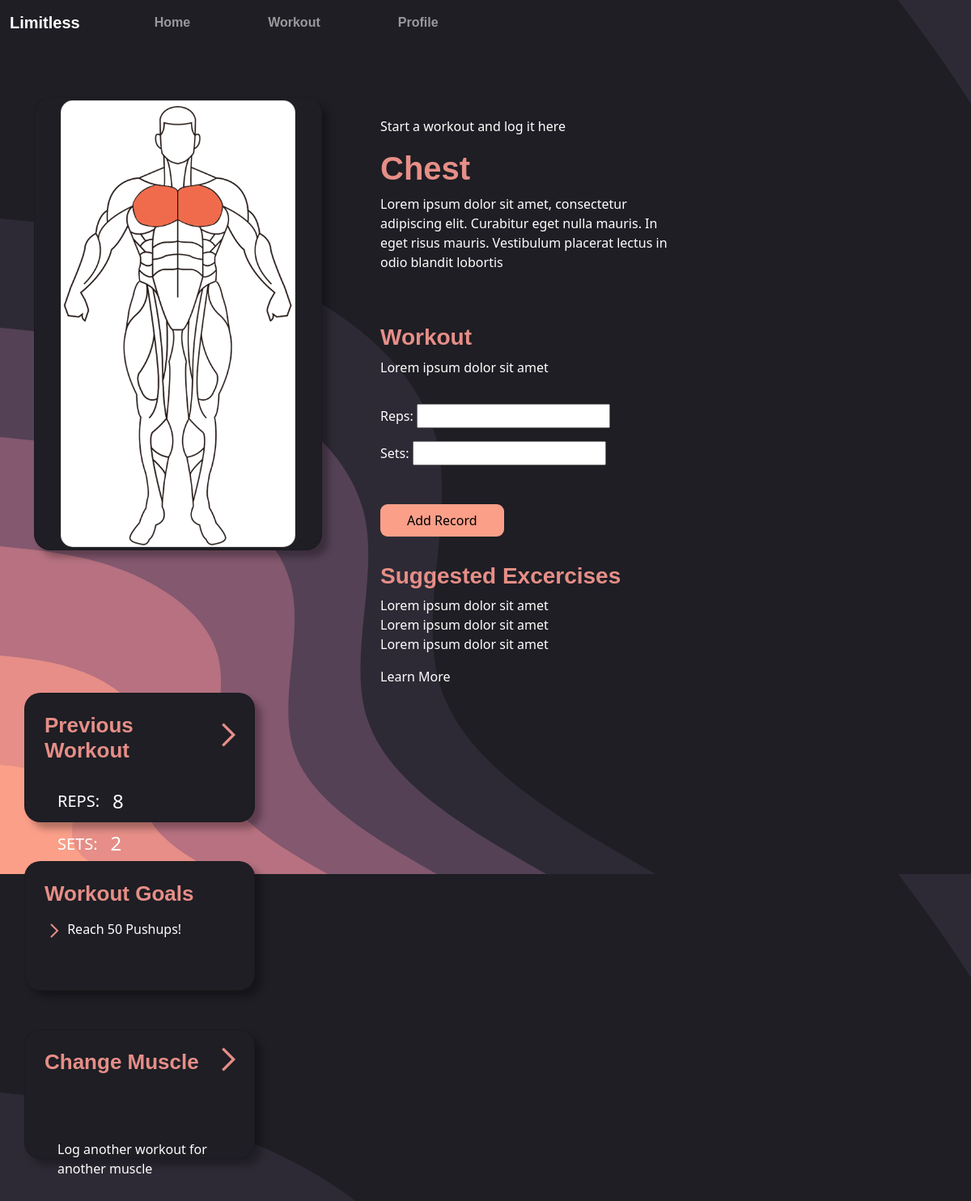
Page /workout/chest/chest/ (signed in) on the earlier database version.
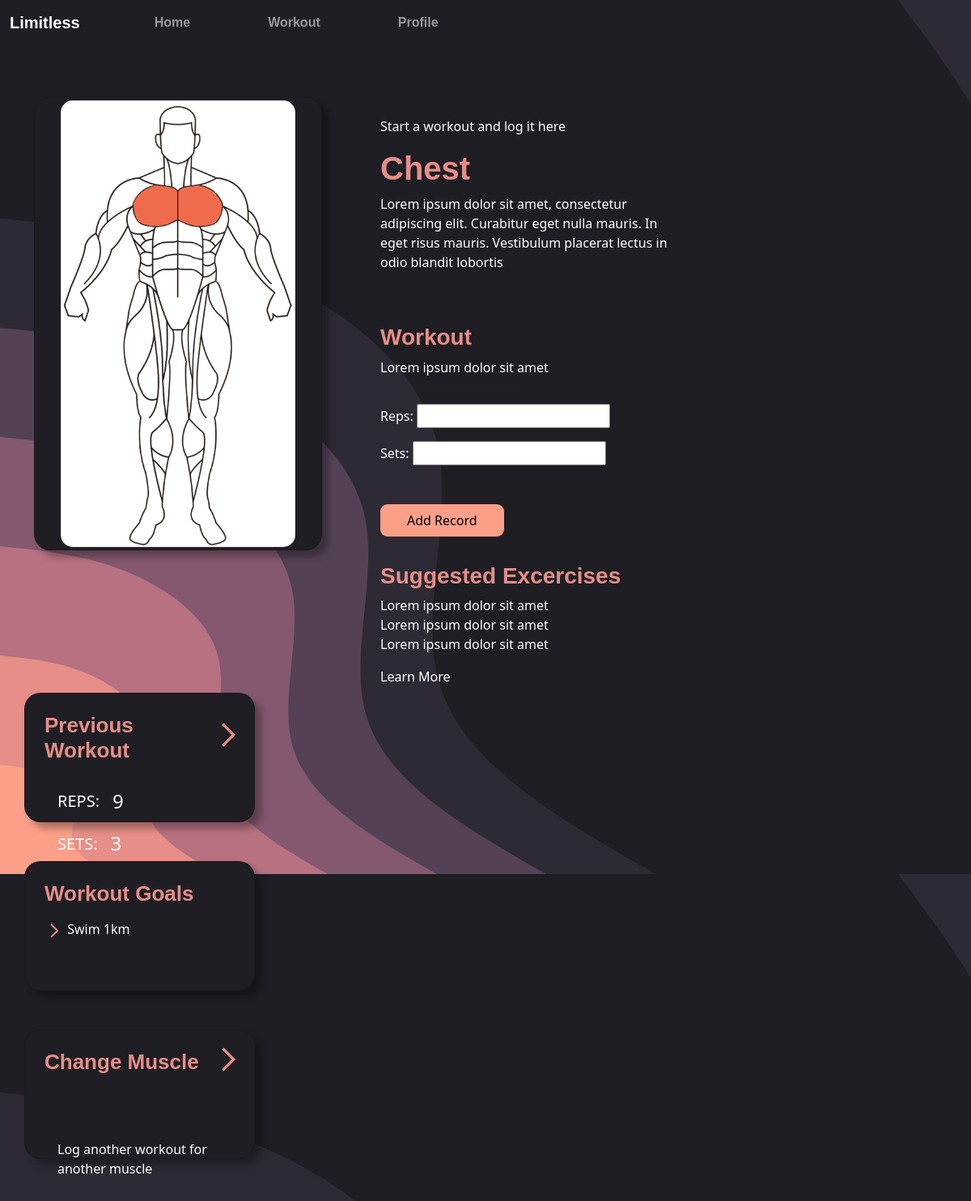
Same page on the later database version.
### homepage/models.py (models this page shows, shortened)
class WorkoutRecord(models.Model):
    user = models.ForeignKey(User, on_delete=models.CASCADE)
    username = models.CharField(max_length=150)
    workout_type = models.CharField(max_length=20)
    reps = models.IntegerField()
    sets = models.IntegerField()
    created_at = models.DateTimeField(auto_now_add=True)

class Goal(models.Model):
    user = models.ForeignKey(User, on_delete=models.CASCADE)
    description = models.TextField()
    target_sets = models.IntegerField(default=0)
    completed_sets = models.IntegerField(default=0)
    target_workouts = models.IntegerField(default=0)
    completed_workouts = models.IntegerField(default=0)
    created_at = models.DateTimeField(auto_now_add=True)
    completed = models.BooleanField(default=False)  # New field to track completion

### homepage/views.py (the view)
# urls.py: path('workout/chest/<str:muscle>/', chest_workout, name='chest_workout'),
@login_required
def chest_workout(request, muscle):
    recent_workout = WorkoutRecord.objects.filter(user=request.user, workout_type=muscle).order_by('-created_at').first()
    incomplete_goals = Goal.objects.filter(user=request.user, completed=False).order_by('-created_at')[:3]
    return handle_workout_request(request, muscle, recent_workout, incomplete_goals)

### homepage/forms.py
class WorkoutRecordForm(forms.ModelForm):
    class Meta:
        model = WorkoutRecord
        exclude = ['workout_type','username','user']

### homepage/views.py (called while the page is built)
def handle_workout_request(request, muscle, recent_workout=None, incomplete_goals=None):
    if request.method == 'POST':
        form = WorkoutRecordForm(request.POST)
        if form.is_valid():
            save_workout_record(request.user, muscle, form)
            return redirect('success_page')
    else:
        form = WorkoutRecordForm()
    return render(request, f'workouts/{muscle}_workout.html', {'form': form, 'recent_workout': recent_workout, 'incomplete_goals': incomplete_goals})

### homepage/templates/workouts/chest_workout.html (shortened to what the changed rows need)
{% load static %}
<!DOCTYPE html>
<html lang="en">
<head>
    <link rel="stylesheet" href="https://cdn.jsdelivr.net/npm/bootstrap@5.0.0/dist/css/bootstrap.min.css">
    <link rel="stylesheet" href="{% static 'workouts/workout.css' %}">
    <link rel="stylesheet" href="{% static 'navbar/navbar.css' %}">
    <link rel="stylesheet" href="https://use.typekit.net/pnx2otr.css">
    <link rel="stylesheet" href="https://use.typekit.net/pnx2otr.css">
</head>
<body>
    <div class="container w-100 mt-4">
        <div class="row" style="margin-top: 8vh;">
            <div class="col-md-4 ml-4" style="margin-left: 3rem; margin-right: 3rem;">
                <div class="row mt-4 mb-5">
                    <h1 class="muscle-title">Chest</h1>
                </div>
            </div>
            <div class="col-md-3">
                <div class="row mb-5 mt-2">
                    <div class="card side-card" style="padding-left: 1.5rem;">
                        <div class="card-body">
                            {% if recent_workout %}
                                <div class="d-flex align-items-center mb-3">
                                    <h5 class="me-3">REPS:</h5>
                                    <h4>{{ recent_workout.reps }}</h4>
                                </div>
                                <div class="d-flex align-items-center">
                                    <h5 class="me-3">SETS:</h5>
                                    <h4>{{ recent_workout.sets }}</h4>
                                </div>
                            {% else %}
                                <p>No previous workout recorded.</p>
                            {% endif %}
                        </div>
                    </div>
                </div>
                <div class="row mb-5">
                    <div class="card side-card" style="padding-left: 1.5rem;">
                        <div class="card-body p-0">
                            <ul class="p-0">
                                {% for goal in incomplete_goals %}
                                <img class="list-arrow" src="{% static 'homepage/arrow.svg' %}">
                                <span>{{ goal.description }}</span>
                                {% endfor %}
                            </ul>
                        </div>
                    </div>
                </div>
            </div>
        </div>
    </div>
</body>
</html>

Differences in the rows shown:
no longer on this page (row unchanged): WorkoutRecord: reps "8", sets "2"
no longer on this page (row edited): Goal: description "Reach 50 Pushups!"
added WorkoutRecord: reps "9", sets "3"
added Goal: description "Swim 1km"
